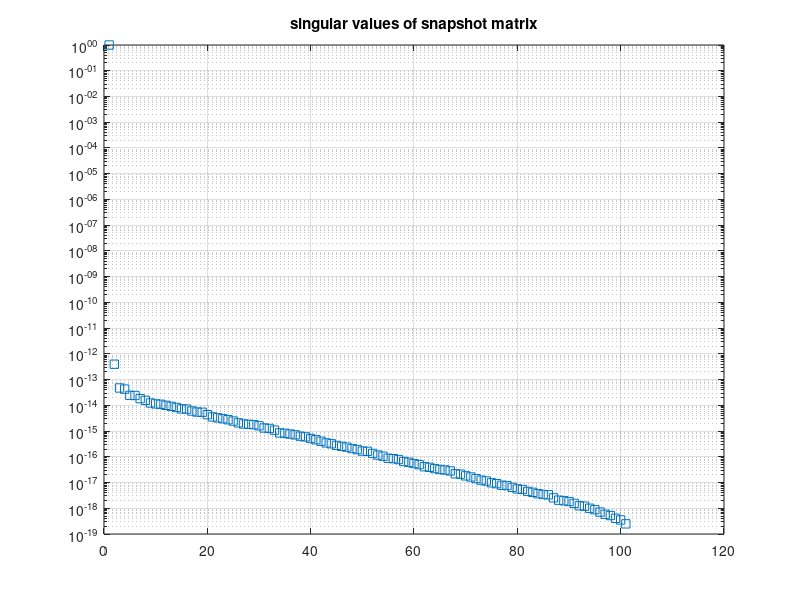

This figure's MATLAB source:
%% PDE:
% du/dt = nu*d2u/dx^2
% discretized as
% du/dt = D * u
% with zero Dirichlet boundary conditions at x=0 and x=L

%% physical values
L     = 10; % length of domain
alpha = 1;


%% discretization
M     = 200; % dimension of the model = number of interior grid points of full order model
options.model.function     = 'diffusionROM';
options.model.constants(1) = alpha; % diffusion coefficient
options.model.constants(2) = L; % domain length

x       = linspace(0,L,M+2)';  % grid points including boundary
x_in    = x(2:end-1);
dx      = L/(M+1); % grid spacing, this equals diff(x)

diagonal = ones(M,1);
D        = alpha*(1/(dx^2))*spdiags([diagonal -2*diagonal diagonal],[-1 0 1],M,M);

options.model.D = D;

%% initial condition
u_start = sin(pi*x_in/L); % initial condition

t_start = 0;
t_end   = 100;

N_list  = 100;

% note: dt = (t_end - t_start)/N_list

% settings for solving nonlinear equation
eps_nonlinear = 1e-12;
it_max  = 10;
jacobian = 2; % 1: FD, 2: AD
newton  = 1;


%% construct reduced basis

% skip relates to number of snapshots used; Nsnaps = Noriginal/skip
skip   = 1;
% retain k leading singular values, k<=Ndim
k      = 1;
% load snapshots from high-fidelity sim
snapshots = load('diffusion_case1.mat');


Morig = M; % number of nodes

S = snapshots.u_plot(:,1:skip:end);

% compute the economic SVD of S: S = K*Sigma*L'
% K is Ndim x Ndim, Sigma is Ndim x Ndim, L is Nt x Ndim
% in this case Ndim<<Nt
[K,Sigma,L] = svd(S);

% construct reduced basis from K, such that V'*V = I
V = K(:,1:k);

options.model.V = V;
options.model.Morig = Morig;

% transformed initial condition
u_start_orig = u_start;
u_start = V'*u_start;

% number of unknowns
M = k;

% precompute matrix
options.model.D = V'*D*V;

% check projection error
% proj_error = norm(speye(Morig) - V*V','fro')
proj_error2 = norm((speye(Morig) - V*V')*S,'fro')
proj_error_start = norm((speye(Morig) - V*V')*u_start_orig)


figure
semilogy(diag(Sigma)/sum(diag(Sigma)),'s');
grid
title('singular values of snapshot matrix')

% options.model.ROM_basis = ROM_basis;